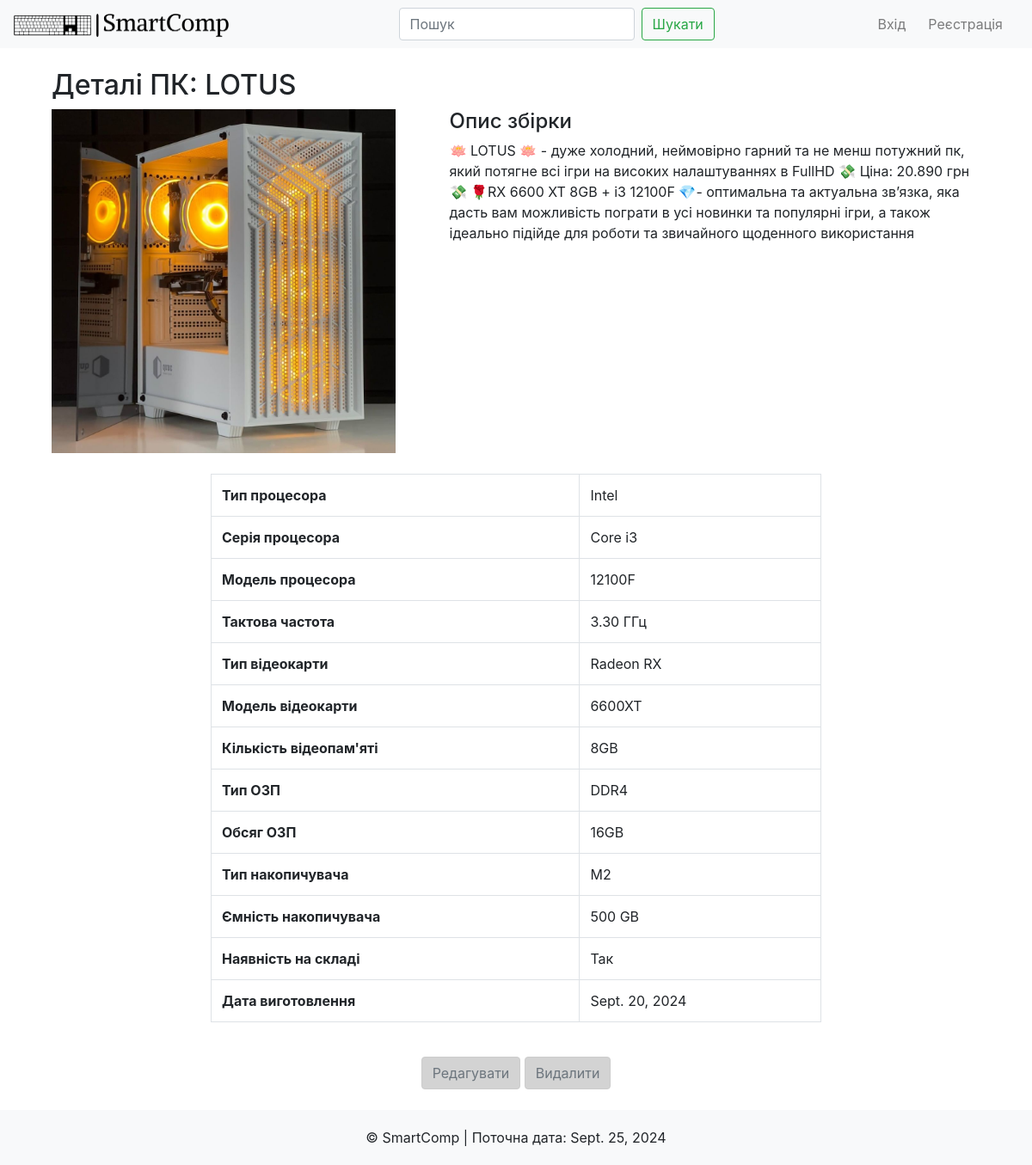
Screenshot of /computer/1/ with the database file from the repository.
### pc/models.py (models this page shows, shortened)
class Computer(models.Model):
    CPU_TYPE_CHOICES = [
        ('Intel', 'Intel'),
        ('AMD', 'AMD'),
    ]
    CPU_SERIES_CHOICES = [
        ('Core i3', 'Core i3'),
        ('Core i5', 'Core i5'),
        ('Core i7', 'Core i7'),
        ('Core i9', 'Core i9'),
        ('Ryzen 3', 'Ryzen 3'),
        ('Ryzen 5', 'Ryzen 5'),
        ('Ryzen 7', 'Ryzen 7'),
        ('Ryzen 9', 'Ryzen 9'),
    ]
    GPU_TYPE_CHOICES = [
        ('GeForce RTX', 'GeForce RTX'),
        ('GeForce GTX', 'GeForce GTX'),
        ('Radeon RX', 'Radeon RX'),
    ]
    DICK_TYPE_CHOICES = [
        ('SSD', 'SSD'),
        ('HDD', 'HDD'),
        ('M2', 'M2'),
    ]
    pc_name = models.CharField(verbose_name='Назва збірки', max_length=100)
    author = models.ForeignKey(User, on_delete=models.CASCADE, default=1)
    cpu_type = models.CharField(verbose_name='Тип процесора', max_length=100, choices=CPU_TYPE_CHOICES)
    cpu_series = models.CharField(verbose_name='Серія процесора', max_length=100, choices=CPU_SERIES_CHOICES)
    cpu_model = models.CharField(verbose_name='Модель процесора', max_length=7)
    clock_speed = models.DecimalField(verbose_name='Тактова частота', max_digits=5, decimal_places=2)  # Наприклад, 3.60 ГГц
    gpu_type = models.CharField(verbose_name='Тип відеокарти', max_length=100, choices=GPU_TYPE_CHOICES)
    gpu_model = models.CharField(verbose_name='Модель відеокарти', max_length=6)
    gpu_ram = models.CharField(verbose_name='Кількість відеопам\'яті', max_length=6)
    ram_type = models.ForeignKey(verbose_name='Тип ОЗП', to=RamType, on_delete=models.CASCADE)
    ram_size = models.ForeignKey(verbose_name='Кількість ОЗП', to=RamSize, on_delete=models.CASCADE)
    disk_type = models.CharField(verbose_name='Накопичувач', max_length=3, choices=DICK_TYPE_CHOICES)
    disk_value = models.IntegerField(verbose_name='Ємність', )
    in_stock = models.BooleanField(verbose_name='Наявність', default=True)
    manufacture_date = models.DateField(verbose_name='Дата виготовлення', )
    description = models.TextField(verbose_name='Опис для збірки', max_length=500, null=True)
    image = models.ImageField(verbose_name='Фото', upload_to='computers/', blank=True, null=True)  # Поле для картинки

class RamType(models.Model):
    type = models.CharField(max_length=4, unique=True)
    def __str__(self):
        return f"{self.type}"

class RamSize(models.Model):
    size = models.IntegerField(unique=True)
    def __str__(self):
        return f"{self.size}GB"

### pc/views.py (the view)
# urls.py: path('computer/<int:pk>/', views.computer_detail, name='computer_detail'),  # Перегляд одного запису ПК
def computer_detail(request, pk):
    computer = get_object_or_404(Computer, pk=pk)  # Отримуємо запис ПК або 404
    return render(request, 'computer_detail.html', {'computer': computer})

### pc/context_processors.py (called while the page is built)
def current_date(request):
    return {'current_date': datetime.date.today()}

### pc/templates/computer_detail.html (shortened to what this page needs)
{% extends 'base.html' %}
{% block content %}
<div class="container mt-4">
    <h2>Деталі ПК: {{ computer.pc_name }}</h2>
    <div class="row">
        <div class="col-md-5">
            {% if computer.image %}
            <img src="{{ computer.image.url }}" class="img-fluid" alt="{{ computer.pc_name }}" style="max-width: 400px; height: auto;">
            {% endif %}
        </div>
        <div class="col-md-7">
            <h4>Опис збірки</h4>
            <p>{{ computer.description }}</p>
        </div>
    </div>
    <div class="row mt-4">
        <div class="col-md-8 offset-md-2">
            <table class="table table-bordered">
                <tr>
                    <th>Тип процесора</th>
                    <td>{{ computer.cpu_type }}</td>
                </tr>
                <tr>
                    <th>Серія процесора</th>
                    <td>{{ computer.cpu_series }}</td>
                </tr>
                <tr>
                    <th>Модель процесора</th>
                    <td>{{ computer.cpu_model }}</td>
                </tr>
                <tr>
                    <th>Тактова частота</th>
                    <td>{{ computer.clock_speed }} ГГц</td>
                </tr>
                <tr>
                    <th>Тип відеокарти</th>
                    <td>{{ computer.gpu_type }}</td>
                </tr>
                <tr>
                    <th>Модель відеокарти</th>
                    <td>{{ computer.gpu_model }}</td>
                </tr>
                <tr>
                    <th>Кількість відеопам'яті</th>
                    <td>{{ computer.gpu_ram }}GB</td>
                </tr>
                <tr>
                    <th>Тип ОЗП</th>
                    <td>{{ computer.ram_type }}</td>
                </tr>
                <tr>
                    <th>Обсяг ОЗП</th>
                    <td>{{ computer.ram_size }}</td>
                </tr>
                <tr>
                    <th>Тип накопичувача</th>
                    <td>{{ computer.disk_type }}</td>
                </tr>
                <tr>
                    <th>Ємність накопичувача</th>
                    <td>{{ computer.disk_value }} GB</td>
                </tr>
                <tr>
                    <th>Наявність на складі</th>
                    <td>{% if computer.in_stock %}Так{% else %}Ні{% endif %}</td>
                </tr>
                <tr>
                    <th>Дата виготовлення</th>
                    <td>{{ computer.manufacture_date }}</td>
                </tr>
            </table>
        </div>
    </div>
</div>
{% if request.user != computer.author %}
<div class="row mt-4 buttons text-center">
    <div class="col-md-12 text-center">
        <a href="{% url 'edit_computer' computer.pk %}" class="btn disabled-btn">Редагувати</a>
        <a href="{% url 'delete_computer' computer.pk %}" class="btn disabled-btn">Видалити</a>
    </div>
</div>
{% else %}
<div class="buttons text-center">
    <a href="{% url 'edit_computer' computer.pk %}" class="btn btn-primary">Редагувати</a>
    <a href="{% url 'delete_computer' computer.pk %}" class="btn btn-danger">Видалити</a>
</div>
{% endif %}
{% endblock %}

### pc/templates/computer_detail.html (style rules this page uses)
.disabled-btn { background-color: #d3d3d3; color: #6c757d; pointer-events: auto; cursor: pointer; border: 1px solid #ccc; }

### rows the page displays
Computer: pc_name "LOTUS", image (picture), description "🪷 LOTUS 🪷 - дуже холодний, неймовірно гарний та не менш потужний пк, який потягне всі ігри на високих налаштуваннях в FullHD 💸 Ціна: 20.890 грн 💸 🌹RX 6600 XT 8GB + i3 12100F 💎- оптимальна та актуальна звʼязка, яка дасть вам можливість пограти в усі новинки та популярні ігри, а також ідеально підійде для роботи та звичайного щоденного використання", cpu_type "Intel", cpu_series "Core i3", cpu_model "12100F", clock_speed "3.30", gpu_type "Radeon RX", gpu_model "6600XT", gpu_ram "8", ram_type "DDR4", ram_size "16GB", disk_type "M2", disk_value "500", manufacture_date "Sept. 20, 2024"
